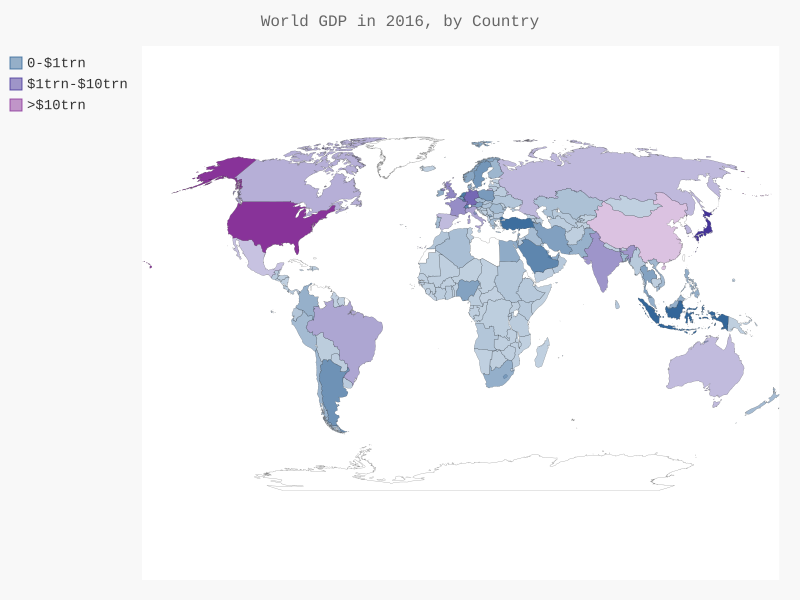

Recreate this plot in Python.
import json

import pygal.maps.world as pyworld

from country_codes import get_country_code as gcc
from pygal.style import RotateStyle as RS, LightColorizedStyle as LCS

# Load the data into a list.
filename = 'gdp.json'
with open(filename) as f:
	gdp_data = json.load(f)

# Build a dictionary of population data.
cc_gdp = {}
for gdp_dict in gdp_data:
	if gdp_dict['Year'] == 2016:
		country_name = gdp_dict['Country Name']
		gdp = int(float(gdp_dict['Value']))
		code = gcc(country_name)
		if code:
			cc_gdp[code] = gdp

# Group the countries into 3 population levels.
cc_gdp_1, cc_gdp_2, cc_gdp_3 = {}, {}, {}
for cc, gdp in cc_gdp.items():
	if gdp < 1000000000000:
		cc_gdp_1[cc] = gdp
	elif gdp < 10000000000000:
		cc_gdp_2[cc] = gdp
	else:
		cc_gdp_3[cc] = gdp

# See how many countries are in each level.
#print(len(cc_pops_1), len(cc_pops_2), len(cc_pops_3))

wm_style = RS('#336699', base_style=LCS)
wm = pyworld.World(style=wm_style)
# wm = pyworld.World()
wm.title = 'World GDP in 2016, by Country'
# wm.add('gdp values',cc_gdp)
wm.add('0-$1trn', cc_gdp_1)
wm.add('$1trn-$10trn', cc_gdp_2)
wm.add('>$10trn', cc_gdp_3)

wm.render_to_file('world_gdp.svg')
